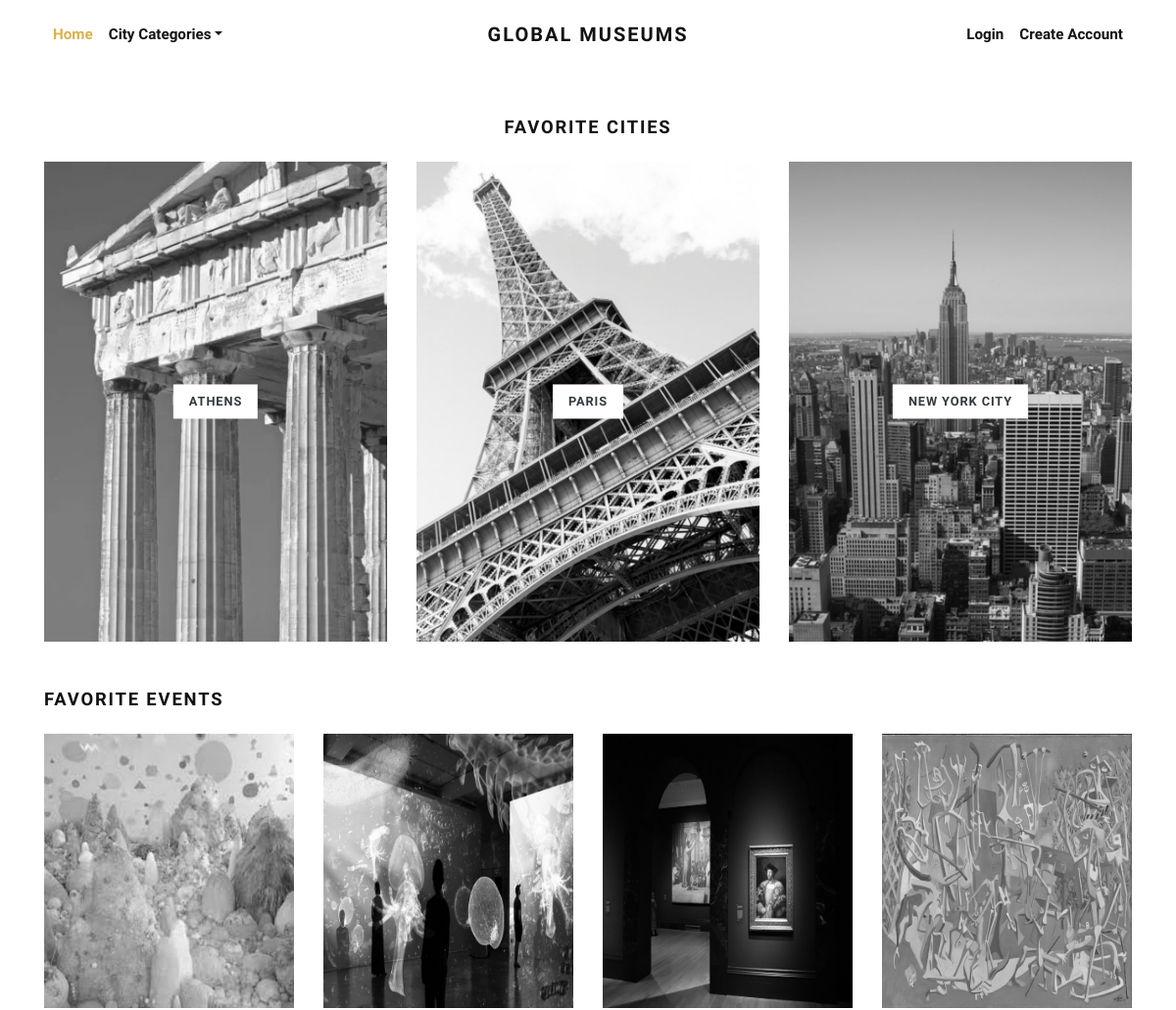
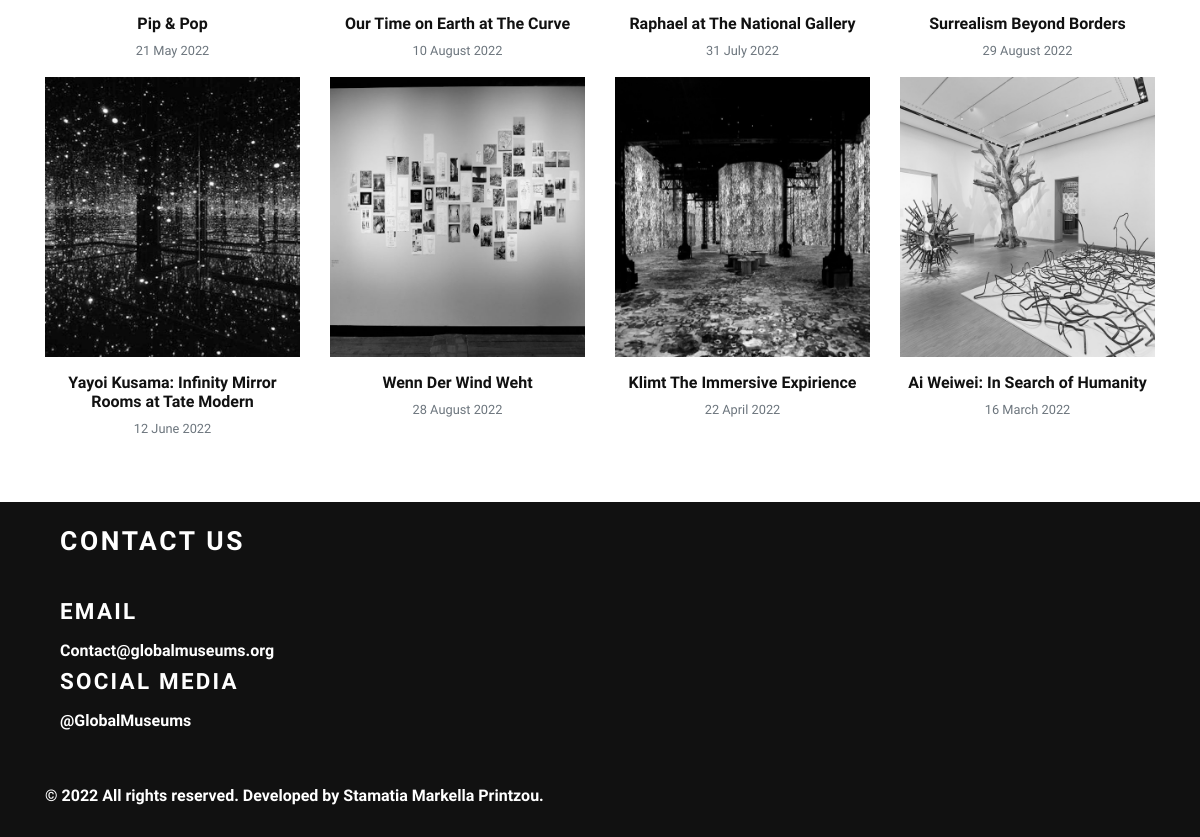
The page / on the database its author committed (2 pictures, top to bottom).
### store/models.py (models this page shows, shortened)
class Category(models.Model):
    title = models.CharField(max_length=50, verbose_name="Category Title")
    slug = models.SlugField(max_length=55, verbose_name="Category Slug")
    description = models.TextField(blank=True, verbose_name="Category Description")
    category_image = models.ImageField(upload_to='category', blank=True, null=True, verbose_name="Category Image")
    is_active = models.BooleanField(verbose_name="Is Active?")
    is_featured = models.BooleanField(verbose_name="Is Featured?")
    created_at = models.DateTimeField(auto_now_add=True, verbose_name="Created Date")
    updated_at = models.DateTimeField(auto_now=True, verbose_name="Updated Date")
    class Meta:
        verbose_name_plural = 'Categories'
        ordering = ('-created_at', )

class Product(models.Model):
    title = models.CharField(max_length=150, verbose_name="Product Title")
    slug = models.SlugField(max_length=160, verbose_name="Product Slug")
    sku = models.CharField(max_length=255, unique=True, verbose_name="Unique Product ID (SKU)")
    short_description = models.TextField(verbose_name="Short Description")
    detail_description = models.TextField(blank=True, null=True, verbose_name="Detail Description")
    product_image = models.ImageField(upload_to='product', blank=True, null=True, verbose_name="Product Image")
    price = models.DecimalField(max_digits=8, decimal_places=2)
    category = models.ForeignKey(Category, verbose_name="Product Categoy", on_delete=models.CASCADE)
    is_active = models.BooleanField(verbose_name="Is Active?")
    is_featured = models.BooleanField(verbose_name="Is Featured?")
    created_at = models.DateTimeField(auto_now_add=True, verbose_name="Created Date")
    updated_at = models.DateTimeField(auto_now=True, verbose_name="Updated Date")
    class Meta:
        verbose_name_plural = 'Products'
        ordering = ('-created_at', )

### store/views.py (the view)
# urls.py: path('', views.home, name="home"),
def home(request):
    categories = Category.objects.filter(is_active=True, is_featured=True)[:3]
    products = Product.objects.filter(is_active=True, is_featured=True)[:8]
    context = {
        'categories': categories,
        'products': products,
    }
    return render(request, 'store/index.html', context)

### store/context_preprocessors.py (called while the page is built)
def store_menu(request):
    categories = Category.objects.filter(is_active=True)
    context = {
        'categories_menu': categories,
    }
    return context

def cart_menu(request):
    if request.user.is_authenticated:
        cart_items= Cart.objects.filter(user=request.user)
        context = {
            'cart_items': cart_items,
        }
    else:
        context = {}
    return context

### templates/store/index.html (shortened to what this page needs)
{% extends 'base.html' %}
{% load static %}
      {% block content %}
      <div class="container">
        <section class="pt-5">
          <header class="text-center">
            <h2 class="h5 text-uppercase mb-4">Favorite Cities</h2>
          </header>
          <div class="row">
          {% if categories %}
            {% for category in categories %}
              <div class="col-md-4 mb-4 mb-md-0">
                <a class="category-item" href="{% url 'store:category-products' category.slug %}">
                  <strong class="category-item-title">{{ category.title }}</strong>
                </a>
              </div>
            {% endfor %}
          {% endif %}
          </div>
        </section>
        <section class="py-5">
          <header>
            <h2 class="h5 text-uppercase mb-4">Favorite Events</h2>
          </header>
          <div class="row">
            {% if products %}
              {% for product in products %}
                <div class="col-xl-3 col-lg-4 col-sm-6">
                  <div class="product text-center">
                    <div class="position-relative mb-3">
                      <a class="d-block" href="{% url 'store:product-detail' product.slug %}">
                        {% if product.product_image %}
                          <img class="img-fluid w-100" src="{{ product.product_image.url }}" alt="{{product.title}}">
                        {% else %}
                          <img class="img-fluid w-100" src="{% static 'img/product-1.jpg' %}" alt="{{product.title}}">
                        {% endif %}
                      </a>
                    </div>
                    <h6> <a class="reset-anchor" href="detail.html">{{ product.title }}</a></h6>
                    <p class="small text-muted">{{product.sku}}</p>
                  </div>
                </div>
              {% endfor %}
            {% endif %}
          </div>
        </section>
      </div>
      {% endblock content %}

### templates/base.html (shortened to what this page needs)
{% load static %}
<!DOCTYPE html>
<html>
  <head>
    <link rel="stylesheet" href="{% static 'vendor/bootstrap/css/bootstrap.min.css' %}">
    <link rel="stylesheet" href="{% static 'vendor/lightbox2/css/lightbox.min.css' %}">
    <link rel="stylesheet" href="{% static 'vendor/nouislider/nouislider.min.css' %}">
    <link rel="stylesheet" href="{% static 'vendor/bootstrap-select/css/bootstrap-select.min.css' %}">
    <link rel="stylesheet" href="{% static 'vendor/owl.carousel2/assets/owl.carousel.min.css' %}">
    <link rel="stylesheet" href="{% static 'vendor/owl.carousel2/assets/owl.theme.default.css' %}">
    <link rel="stylesheet" href="{% static 'css/style.default.css' %}" id="theme-stylesheet">
  </head>
  <body>
    <div class="page-holder">
      {% include 'navbar.html' %}
      {% block content %}
      {% endblock content %}
      {% include 'footer.html' %}
      {% include 'scripts.html' %}
  </body>
</html>

### templates/navbar.html (shortened to what this page needs)
{% load static %}
      <header class="header bg-white">
        <div class="container px-0 px-lg-3">
          <nav class="navbar navbar-expand-lg navbar-light py-3 px-lg-0"><a class="navbar-brand" href="{% url 'store:home' %}"><span class="font-weight-bold text-uppercase text-dark">Global Museums</span></a>
            <div class="collapse navbar-collapse" id="navbarSupportedContent">
              <ul class="navbar-nav mr-auto">
                <li class="nav-item">
                  <a class="nav-link active" href="{% url 'store:home' %}">Home</a>
                </li>
                <li class="nav-item dropdown"><a class="nav-link dropdown-toggle" id="pagesDropdown" href="#" data-toggle="dropdown" aria-haspopup="true" aria-expanded="false">City Categories</a>
                </li>
              </ul>
              <ul class="navbar-nav ml-auto">
                {% if request.user.is_authenticated %}
                <li class="nav-item dropdown"><a class="nav-link dropdown-toggle" id="pagesDropdown" href="#" data-toggle="dropdown" aria-haspopup="true" aria-expanded="false">My Account</a></a>
                  <div class="dropdown-menu mt-3" aria-labelledby="pagesDropdown">
                    <a class="dropdown-item border-0 transition-link" href="{% url 'store:profile' %}">My Profile</a>
                    <a class="dropdown-item border-0 transition-link" href="{% url 'store:cart' %}">My Bookings</a>
                    <hr>
                    <a class="dropdown-item border-0 transition-link" href="{% url 'store:password-change' %}">Change Password</a>
                    <a class="dropdown-item border-0 transition-link" href="{% url 'store:logout' %}">Log Out</a>
                </li>
                {% else %}
                  <li class="nav-item"><a class="nav-link" href="{% url 'store:login' %}">Login</a></li>
                  <li class="nav-item"><a class="nav-link" href="{% url 'store:register' %}">Create Account</a></li>
                {% endif %}
              </ul>
            </div>
          </nav>
        </div>
      </header>

### templates/footer.html
<footer class="bg-dark text-white">
  <div class="container py-4">
    <div class="col-lg-6">
      <h3 class="text-uppercase mb-3">Contact Us</h3>
      <br>
      <ul class="list-unstyled mb-0">
        <li><h4 class="text-uppercase mb-3">EMAIL</h4></li>
        <li><h6>Contact@globalmuseums.org</h6></li>
        <li><h4 class="text-uppercase mb-3">SOCIAL MEDIA</h4></li>
        <li><h6><a href="https://twitter.com" style="color: white; text-decoration: none;">@GlobalMuseums</a></h6></li>
      </ul>
    </div>
    <br><br>
    <div class="row">
      <div class="col-lg-6">
        <h6>&copy; 2022 All rights reserved. Developed by Stamatia Markella Printzou.</h6>
      </div>
    </div>
  </div>
</footer>

### templates/scripts.html (shortened to what this page needs)
{% load static %}
      <link rel="stylesheet" href="https://use.fontawesome.com/releases/v5.7.1/css/all.css">
    </div>
  </body>
</html>

### globalmuseum/static/css/style.default.css (style rules this page uses)
strong { font-weight: 700; }
.navbar { position: relative; }
@media (min-width: 992px) { .navbar-brand { position: absolute; top: 50%; left: 50%; -webkit-transform: translate(-50%, -50%); transform: translate(-50%, -50%); } }
.category-item { display: block; position: relative; color: #343a40; transition: all 0.3s; }
.category-item-title { display: inline-block; padding: 0.5rem 1rem; background: #fff; text-transform: uppercase; letter-spacing: 0.07em; position: absolute; top: 50%; left: 50%; -webkit-transform: translate(-50%, -50%); transform: translate(-50%, -50%); box-shadow: 0 0 5px rgba(0, 0, 0, 0.07); font-size: 0.8rem; }
.product img { -webkit-filter: grayscale(40%); filter: grayscale(40%); transition: all 0.3s; }
.text-uppercase { text-transform: uppercase; letter-spacing: 0.1em; }
.reset-anchor { color: inherit; transition: all 0.3s; }
.navbar { padding: 0.5rem 1rem; }
.navbar-brand { display: inline-block; padding-top: 0.3125rem; padding-bottom: 0.3125rem; margin-right: 1rem; font-size: 1.25rem; }
.navbar-light .navbar-brand { color: #dcb14a; }
.navbar-light .navbar-nav .nav-link { color: rgba(17, 17, 17, 0.99); font-weight: 800; font-size: 0.95rem; transition: all 0.3s; }
.navbar-light .navbar-nav .show > .nav-link, .navbar-light .navbar-nav .active > .nav-link, .navbar-light .navbar-nav .nav-link.show, .navbar-light .navbar-nav .nav-link.active { color: #dcb14a; }
body { font-family: "Libre Franklin", sans-serif; font-size: 1rem; font-weight: 400; line-height: 1.5; color: #111111; background-color: #fff; }
a { color: #dcb14a; text-decoration: none; }
h1, h2, h3, h4, h5, h6, .h1, .h2, .h3, .h4, .h5, .h6 { margin-bottom: 0.5rem; font-family: inherit; font-weight: 900; line-height: 1.2; color: inherit; }
h2, .h2 { font-size: 1.9rem; }
h3, .h3 { font-size: 1.65rem; }
h4, .h4 { font-size: 1.4rem; }
h5, .h5 { font-size: 1.15rem; }
h6, .h6 { font-size: 1rem; }
small, .small { font-size: 80%; font-weight: 400; }
.bg-dark { background-color: #111111 !important; }
.text-dark { color: #111111 !important; }
.nav-link { padding: 0.5rem 1rem; }

### rows shown on the page
Category: title "ATHENS"
Category: title "PARIS"
Category: title "NEW YORK CITY"
Product: product_image (picture), title "Pip & Pop", sku "21 May 2022"
Product: product_image (picture), title "Our Time on Earth at The Curve", sku "10 August 2022"
Product: product_image (picture), title "Raphael at The National Gallery", sku "31 July 2022"
Product: product_image (picture), title "Surrealism Beyond Borders", sku "29 August 2022"
Product: product_image (picture), title "Yayoi Kusama: Infinity Mirror Rooms at Tate Modern", sku "12 June 2022"
Product: product_image (picture), title "Wenn Der Wind Weht", sku "28 August 2022"
Product: product_image (picture), title "Klimt The Immersive Expirience", sku "22 April 2022"
Product: product_image (picture), title "Ai Weiwei: In Search of Humanity", sku "16 March 2022"
